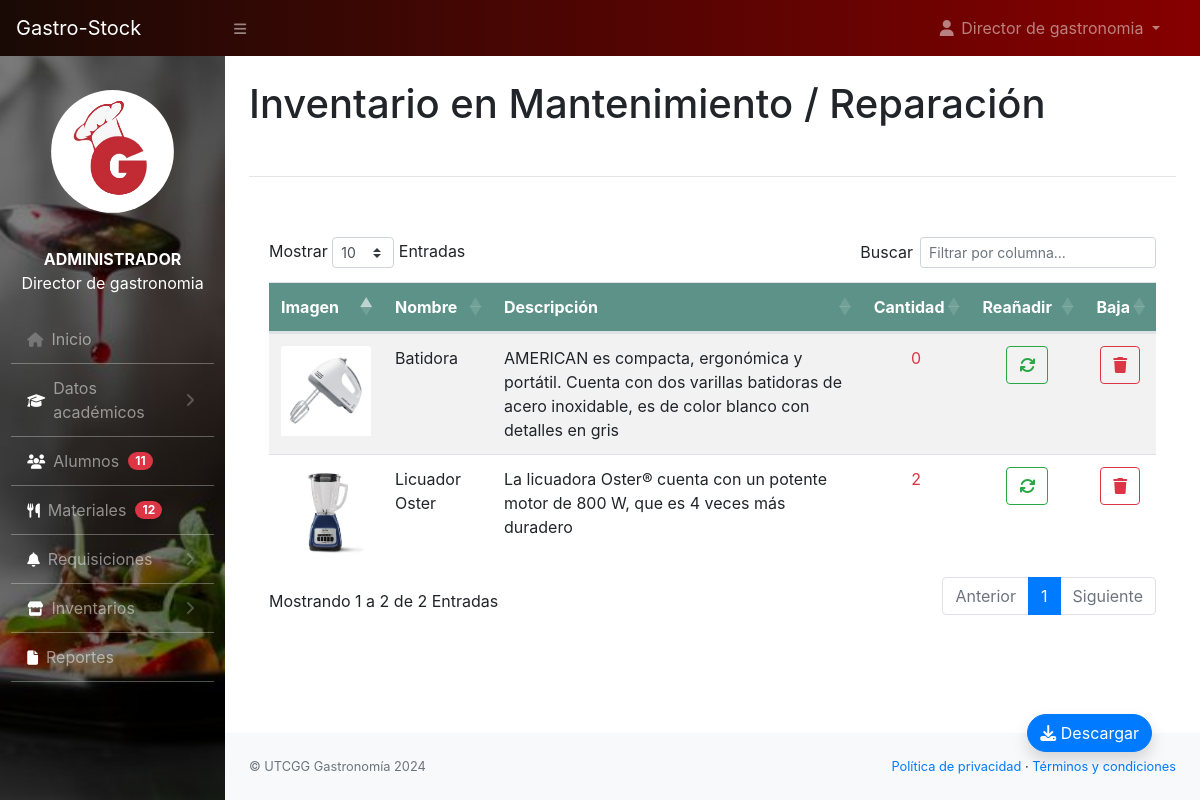
The app's page /encargado/inv_mantenimiento.php (signed in) with its own data.
### tables this page shows
CREATE TABLE `articulos_reparacion` (
  `id` int(11) NOT NULL,
  `articulo_reparacion` int(11) NOT NULL,
  `cantidad` int(11) NOT NULL
);

CREATE TABLE `articulos` (
  `id_articulo` int(11) NOT NULL,
  `nombre` varchar(255) NOT NULL,
  `cantidad` int(11) NOT NULL,
  `descripcion` varchar(500) NOT NULL,
  `imagen` varchar(255) NOT NULL,
  `tipo` enum('donativo','adquirido','donativo / adquirido') NOT NULL,
  `estatus` enum('activo','eliminado') DEFAULT NULL
);

### encargado/inv_mantenimiento.php (the view, shortened to what this page needs)
<?php
    include_once('../conf/config.php');
?>
<!DOCTYPE html>
<html lang="en">
<head>
    <link rel="stylesheet" href="https://cdn.jsdelivr.net/npm/bootstrap@4.6.2/dist/css/bootstrap.min.css">
        <link href="../css/styles.css" rel="stylesheet" />
        <link rel="stylesheet" href="../css/estilo-nav.css">
        <link href="https://cdn.datatables.net/1.10.20/css/dataTables.bootstrap4.min.css" rel="stylesheet" />
        <link rel="stylesheet" href="https://cdnjs.cloudflare.com/ajax/libs/font-awesome/6.5.1/css/all.min.css" />
</head>
<body class="sb-nav-fixed">
    <?php
        include_once("navbar.php");
    ?>
    <div id="layoutSidenav_content">
                <main>
                    <div class="container-fluid">
                        <h1 class="mt-4">Inventario en Mantenimiento / Reparación</h1>
                        <br>
                        <hr>
                        <br>
                        <div class="card mb-4" style="border: none">
                            <div class="card-body">
                                <div class="table-responsive">
                                    <table class="table table-hover table-striped" id="dataTable" width="100%" cellspacing="0">
                                        <thead style="background-color:#5C9287 ;color: #fff;">
                                            <tr>
                                                <th>Imagen</th>
                                                <th>Nombre</th>
                                                <th>Descripción</th>
                                                <th>Cantidad</th>
                                                <th>Reañadir</th>
                                                <th>Baja</th>
                                            </tr>
                                        </thead>
                                        <tbody>
                                            <?php
          $sql = "SELECT articulos_reparacion.cantidad AS cantidad_reparacion,articulos_reparacion.*,articulos.cantidad AS cantidad_articulos,articulos.* FROM articulos_reparacion INNER JOIN articulos ON articulos_reparacion.articulo_reparacion = articulos.id_articulo WHERE articulos.estatus ='activo' ";
          $result = $con -> query($sql);
          $i = 1;
          if($result ->num_rows > 0){
            while($row = $result ->fetch_assoc()) { ?>
              <tr>
                  <td>
    <?php
    $ruta1 = "php_action/" . htmlspecialchars($row['imagen']);
    $ruta2 = "../administrador/php_action/" . htmlspecialchars($row['imagen']);
    if (file_exists($ruta1)) {
        $rutaImagen = $ruta1;
    } elseif (file_exists($ruta2)) {
        $rutaImagen = $ruta2;
    }
    ?>
    <img src="<?php echo htmlspecialchars($rutaImagen); ?>" class="card-img-top" alt="Imagen" style="width: 90px; height: 90px; margin: auto;">
</td>
                  <td><?php echo ucfirst($row['nombre'])?></td>
                  <td><?php echo ucfirst($row['descripcion'])?></td>
                    <td>
                    <div class="container-fluid text-center">
                      <a href="#" class="text-danger" data-toggle="modal" data-target="#exampleModal2_<?php echo $i ?>"><?php echo $row['cantidad_reparacion'] ?></a></div>
                   </td>
                  <td>
  <div class="container-fluid text-center">
                    <button type="button" class="btn btn-outline-success" data-toggle="modal" data-target="#exampleModal4_<?php echo $i ?>">
  <i class="fa-solid fa-arrows-rotate"></i>
</button></div>
                  </td>
                  <td class="text-center">
                    <button type="button" class="btn btn-outline-danger" data-toggle="modal" data-target="#exampleModal6_<?php echo $i ?>">
  <i class="fa-solid fa-trash"></i>
</button>
                  </td>
              </tr>
             <?php  $i++;
            }
          } else{
            echo "<tr> <td colspan='6'> <center>No existen materiales en mantenimiento o reparación</center></td></tr>";
          }
        ?>
                    </tbody>
                  </table>
                </div>
              </div>
            </div>
          </div>
          <br>
          <br>
          <br>
          <div class="d-flex container-fluid justify-content-end fixed-bottom p-5" >
        <a href="fpdf186/inv_mantenimiento.php"><button type="button" class="btn btn-primary shadow " style="border-radius: 50px;"><i class="fa-solid fa-download"></i> Descargar</button></a>
      </div>
        </main>
        <?php include_once('footer.php'); ?>
</body>
</html>

### records on screen
articulos_reparacion: articulo_reparacion.imagen (picture), articulo_reparacion.nombre "Batidora", articulo_reparacion.descripcion "AMERICAN es compacta, ergonómica y portátil. Cuenta con dos varillas batidoras de acero inoxidable, es de color blanco con detalles en gris", cantidad "0"
articulos_reparacion: articulo_reparacion.imagen (picture), articulo_reparacion.nombre "Licuador Oster", articulo_reparacion.descripcion "La licuadora Oster® cuenta con un potente motor de 800 W, que es 4 veces más duradero", cantidad "2"

### other values on screen
$nombre "Director de gastronomia"
$tipo_usuario "ADMINISTRADOR"
$row['total'] "11"
$row['total'] "12"
